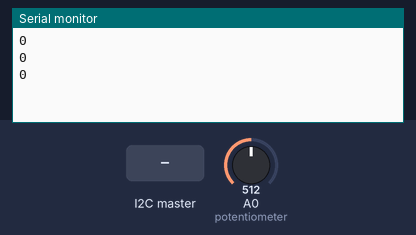
Simulated run of this sketch. Board: Arduino Uno, built with avr-gcc and run on an emulated ATmega328P. On the bench: the last lines printed to the serial monitor. Inputs (shaded band) come from the test bench; at power-on: A0 (potentiometer) = 512.

Above: at 1.2 s.
1.3 s: the I2C master sends the byte 1
At 1.9 s:
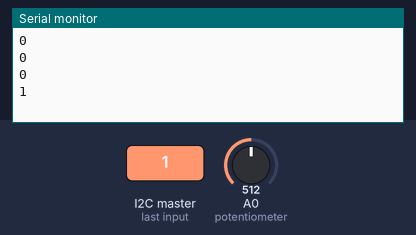
2.8 s: the I2C master sends the byte 2
At 3.4 s:
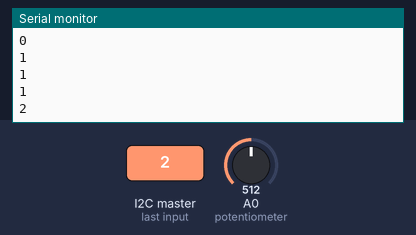
Timing chart, 0 to 5.8 s (numbered marks = the images above; inputs shaded):
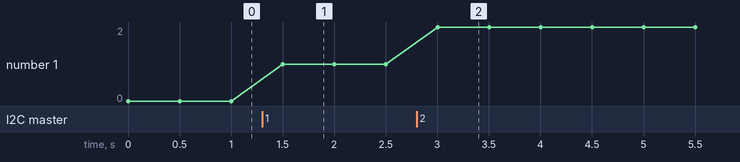

Measured:
- after the input at 1.3 s, the serial monitor: prints a new line after 0.20 s (image 1)
- after the input at 2.8 s, the serial monitor: prints a new line after 0.20 s (image 2)
- plotted number 1: 0 → 1 after the input at 1.3 s, 1 → 2 after the input at 2.8 s

The sketch:

exp4.ino
```cpp
#include <Wire.h>

char t[10]; //empty array where to put the numbers going to the master
volatile int Val; // variable used by the master to sent data to the slave

void setup() {
  Wire.begin(8);                // Slave id #8
  Wire.onRequest(requestEvent); // fucntion to run when asking for data
  Wire.onReceive(receiveEvent); // what to do when receiving data
  Serial.begin(9600);  // serial for displaying data on your screen
}

void loop() {
  int aRead = analogRead(A0); //plug a potentiometer or a resistor to pin A0, so you can see data being transfer
  float x = aRead/1024.0*5.0; //generate a float number, with this method you can use any time of data pretty much

  dtostrf(x, 3, 2, t); //convers the float or integer to a string. (floatVar, minStringWidthIncDecimalPoint, numVarsAfterDecimal, empty array);
  Serial.println(Val);         // print the character
 delay(500);
}

// function: what to do when asked for data
void requestEvent() {
Wire.write(t);
}

// what to do when receiving data from master
void receiveEvent(int howMany)
{Val = Wire.read();}
```
